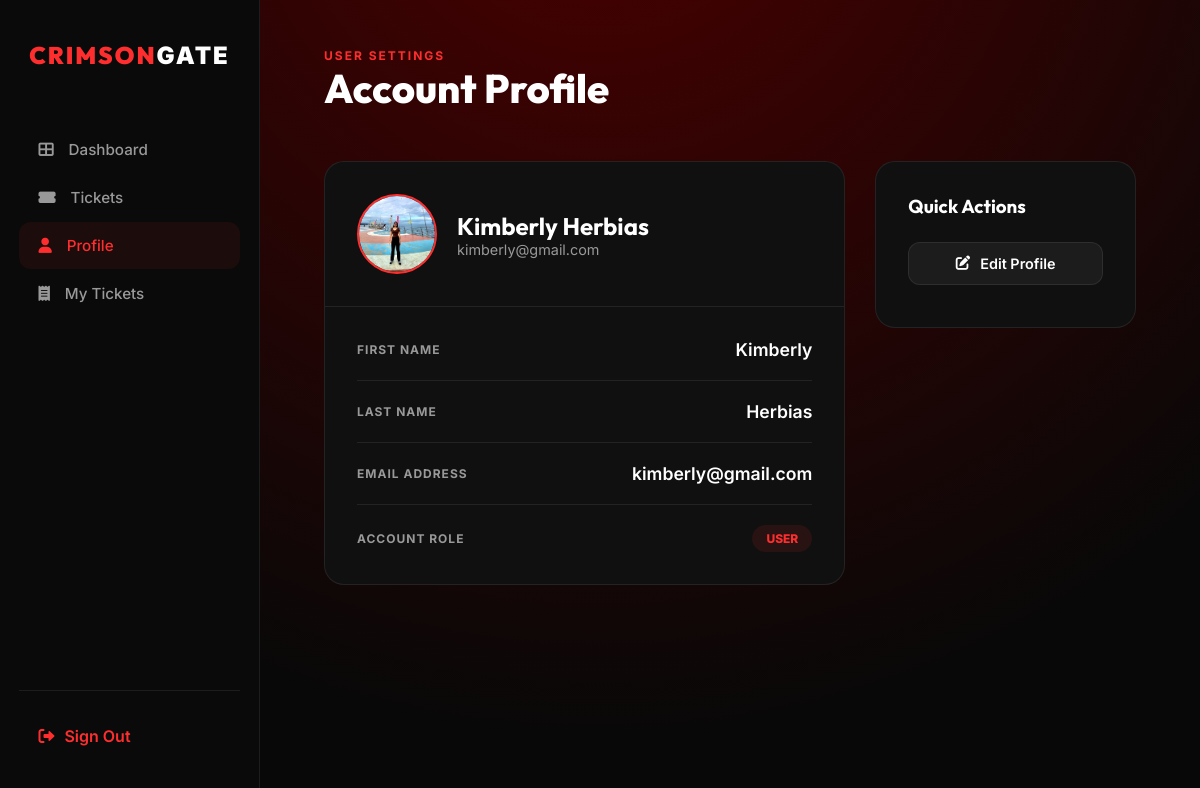
Screenshot of /UserFunction/profile.php (signed in) with the database file from the repository.
### tables this page shows
CREATE TABLE `user` (
  `id` int(100) NOT NULL,
  `name` varchar(100) NOT NULL,
  `lname` varchar(100) NOT NULL,
  `email` varchar(100) NOT NULL,
  `password` varchar(100) NOT NULL,
  `role` varchar(100) NOT NULL,
  `points` int(11) DEFAULT 0,
  `status` varchar(20) DEFAULT 'pending',
  `profile_pic` varchar(255) DEFAULT 'default.png'
);

### UserFunction/profile.php (the view, shortened to what this page needs)
<?php
require_once '../db.php';
$user_email = $_SESSION['email'];
$query = "SELECT * FROM user WHERE email = '$user_email' LIMIT 1";
$result = mysqli_query($conn, $query);
if ($result && mysqli_num_rows($result) > 0) {
    $user = mysqli_fetch_assoc($result);
    $profilePic = !empty($user['profile_pic']) ? $user['profile_pic'] : 'default.png';
} else {
    die("User not found.");
}
?>
<!DOCTYPE html>
<html lang="en">
<head>
    <link rel="stylesheet" href="https://cdnjs.cloudflare.com/ajax/libs/font-awesome/6.0.0/css/all.min.css">
</head>
<body>
    <aside class="sidebar">
        <a href="dash.php" class="logo">CRIMSON<span>GATE</span></a>
        <nav>
            <ul>
                <li><a href="dash.php"><i class="fas fa-th-large"></i> Dashboard</a></li>
                <li><a href="ticket.php"><i class="fas fa-ticket-alt"></i> Tickets</a></li>
                <li class="active"><a href="profile.php"><i class="fas fa-user"></i> Profile</a></li>
                <li><a href="my_tickets.php"><i class="fas fa-receipt"></i> My Tickets</a></li>
            </ul>
        </nav>
        <div class="sidebar-footer">
            <a href="../index.php" class="logout-link">
                <i class="fas fa-sign-out-alt"></i> Sign Out
            </a>
        </div>
    </aside>
    <main class="main-content">
        <div class="header-section">
            <p
                style="color: var(--crimson); font-weight: 700; font-size: 0.75rem; letter-spacing: 2px; text-transform: uppercase;">
                User Settings</p>
            <h1>Account Profile</h1>
        </div>
        <div class="profile-container">
            <div class="profile-card">
                <div class="card-header">
                    <img src="../profilepics/<?php echo htmlspecialchars($profilePic); ?>" class="profile-pic"
                        alt="Avatar">
                    <div>
                        <h2 style="font-family: var(--font-headings);">
                            <?php echo htmlspecialchars($user['name'] . ' ' . $user['lname']); ?></h2>
                        <p style="color:var(--text-dim); font-size: 0.9rem;">
                            <?php echo htmlspecialchars($user['email']); ?></p>
                    </div>
                </div>
                <div class="card-body">
                    <div class="info-group">
                        <label>First Name</label>
                        <p><?php echo htmlspecialchars($user['name']); ?></p>
                    </div>
                    <div class="info-group">
                        <label>Last Name</label>
                        <p><?php echo htmlspecialchars($user['lname']); ?></p>
                    </div>
                    <div class="info-group">
                        <label>Email Address</label>
                        <p><?php echo htmlspecialchars($user['email']); ?></p>
                    </div>
                    <div class="info-group">
                        <label>Account Role</label>
                        <span class="badge"><?php echo htmlspecialchars($user['role']); ?></span>
                    </div>
                </div>
            </div>
            <div class="actions-card">
                <h3 style="margin-bottom: 1.5rem; font-family: var(--font-headings);">Quick Actions</h3>
                <a href="edit_profile.php" class="action-btn btn-edit">
                    <i class="fas fa-edit"></i> Edit Profile
                </a>
            </div>
        </div>
    </main>
</body>
</html>

### UserFunction/profile.php (style rules this page uses)
:root { --bg-dark: #050505; --sidebar-bg: #0a0a0a; --card-bg: #101010; --crimson: #ff2e2e; --border: rgba(255, 255, 255, 0.08); --text-main: #ffffff; --text-dim: #999999; --font-main: 'Inter', sans-serif; --font-headings: 'Outfit', sans-serif; }
* { margin: 0; padding: 0; box-sizing: border-box; font-family: var(--font-main); }
body { background-color: var(--bg-dark); background-image: radial-gradient(circle at 50% -20%, #4b0000 0%, #080808 80%); color: var(--text-main); display: flex; min-height: 100vh; }
.sidebar { width: 260px; background: var(--sidebar-bg); padding: 2.5rem 1.2rem; border-right: 1px solid var(--border); position: fixed; height: 100vh; z-index: 100; display: flex; flex-direction: column; }
.logo { font-family: var(--font-headings); font-size: 1.5rem; font-weight: 900; letter-spacing: 2px; color: var(--crimson); margin-bottom: 3.5rem; text-align: center; text-transform: uppercase; text-decoration: none; }
.logo span { color: white; }
nav ul { list-style: none; }
nav ul li a { text-decoration: none; color: var(--text-dim); display: flex; align-items: center; gap: 15px; padding: 0.9rem 1.2rem; border-radius: 12px; transition: all 0.3s ease; font-weight: 500; font-size: 0.95rem; }
nav ul li.active a, nav ul li a:hover { background: rgba(255, 46, 46, 0.08); color: var(--crimson); }
.sidebar-footer { margin-top: auto; padding-top: 20px; border-top: 1px solid var(--border); }
.logout-link { color: var(--crimson); text-decoration: none; display: flex; align-items: center; gap: 10px; font-weight: 600; padding: 0.9rem 1.2rem; }
.main-content { margin-left: 260px; flex: 1; padding: 3rem 4rem; }
.header-section { margin-bottom: 3rem; }
.header-section h1 { font-family: var(--font-headings); font-size: 2.5rem; font-weight: 800; margin-bottom: 0.5rem; }
.header-section p { color: var(--text-dim); }
.profile-container { display: grid; grid-template-columns: 2fr 1fr; gap: 30px; }
.profile-card { background: var(--card-bg); border: 1px solid var(--border); border-radius: 20px; overflow: hidden; }
.card-header { padding: 2rem; border-bottom: 1px solid var(--border); display: flex; align-items: center; gap: 20px; }
.profile-pic { width: 80px; height: 80px; border-radius: 50%; object-fit: cover; border: 2px solid var(--crimson); }
.card-body { padding: 2rem; }
.info-group { margin-bottom: 20px; display: flex; justify-content: space-between; align-items: center; padding-bottom: 20px; border-bottom: 1px solid var(--border); }
.info-group:last-child { border-bottom: none; margin-bottom: 0; padding-bottom: 0; }
.info-group label { color: var(--text-dim); font-size: 0.75rem; text-transform: uppercase; letter-spacing: 1px; font-weight: 700; }
.info-group p { font-size: 1.1rem; font-weight: 600; color: #fff; }
.badge { background: rgba(255, 46, 46, 0.1); color: var(--crimson); padding: 6px 14px; border-radius: 50px; font-size: 0.75rem; font-weight: 800; text-transform: uppercase; }
.actions-card { background: var(--card-bg); border: 1px solid var(--border); border-radius: 20px; padding: 2rem; height: fit-content; }
.action-btn { display: flex; align-items: center; justify-content: center; gap: 10px; width: 100%; padding: 12px; border-radius: 12px; text-decoration: none; font-weight: 600; font-size: 0.9rem; margin-bottom: 10px; transition: 0.3s; }
.btn-edit { background: rgba(255, 255, 255, 0.05); color: white; border: 1px solid var(--border); }

### rows the page displays
user: profile_pic (picture), name+lname "Kimberly Herbias", email "kimberly@gmail.com", name "Kimberly", lname "Herbias", role "USER"
